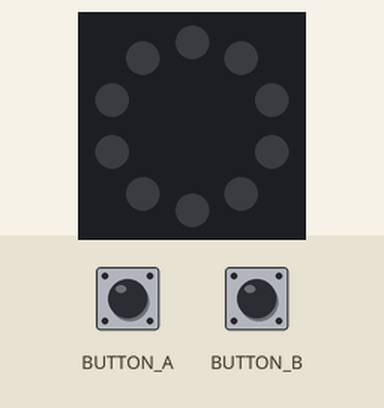
The program below on a simulated Circuit Playground running CircuitPython. Shown: the board's ring of 10 RGB LEDs (number 0 left of the top, counting anticlockwise). The test bench sets the inputs (shaded band). Dim RGB values are drawn brighter than linear; what the program prints to the serial console is not drawn.

Above: at 1.2 s.
1.3 s: button A pressed for 0.15 s
At 1.35 s:
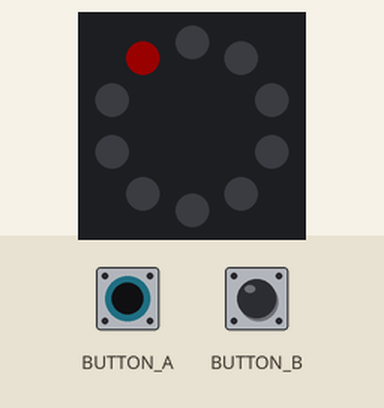
4.3 s: button B pressed for 3.2 s
At 7.39 s:
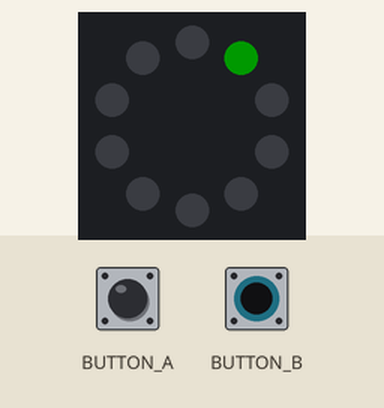
9.0 s: button A pressed for 3.2 s
At 12.14 s:
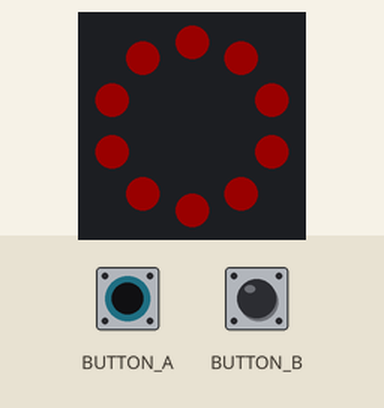

The program:

neopixels_show.py
```python
from adafruit_circuitplayground import cp
import time
import random
l = [0,1,2,3,4,5,6,7,8,9]
red = 25
x = len(l)
print(x)
while True:
        if cp.button_a:
            for i in l:
                cp.pixels[i] = (25,0,0)
                time.sleep(0.1)
                #cp.pixels.fill((0,0,0))
            for j in range(9, -1, -1):
                cp.pixels[j] = (0,25,0)
                time.sleep(0.1)
            for j in l:
                cp.pixels[j] = (0,0,25)
                time.sleep(0.1)
            for j in range(9,-1,-1):
                cp.pixels[j] = (25,25,0)
                time.sleep(0.1)
            for i in l:
                cp.pixels[i] = (0,0,0)
                time.sleep(0.1)
        if cp.button_b:
            for i in l:
                cp.pixels[i] = (25,0,0)
                cp.pixels[i-1] = (0,0,0)
                time.sleep(0.1)
            for i in range(9,0,-1):
                cp.pixels[i-1] = (0,25,0)
                cp.pixels[i] = (0,0,0)
                time.sleep(0.1)
            for i in l:
                cp.pixels[i] = (0,0,25)
                cp.pixels[i-1] = (0,0,0)
                time.sleep(0.1)
            for i in range(9,0,-1):
                cp.pixels[i-1] = (25,25,0)
                cp.pixels[i] = (0,0,0)
                time.sleep(0.1)
            for i in l:
                cp.pixels[i] = (0,0,0)
                cp.pixels[i-1] = (0,0,0)
                time.sleep(0.1)
            #cp.pixels.fill((0,0,0))
#range(9, -1, -1)
    
```

Measured:
- after the input at 1.3 s, the LEDs: change at once (image 1)
- after the input at 4.3 s, the LEDs: first differ from a run without the input after 2.0 s (image 2 shows a later state)
- after the input at 9.0 s, the LEDs: first differ from a run without the input after 2.2 s (image 3 shows a later state)
